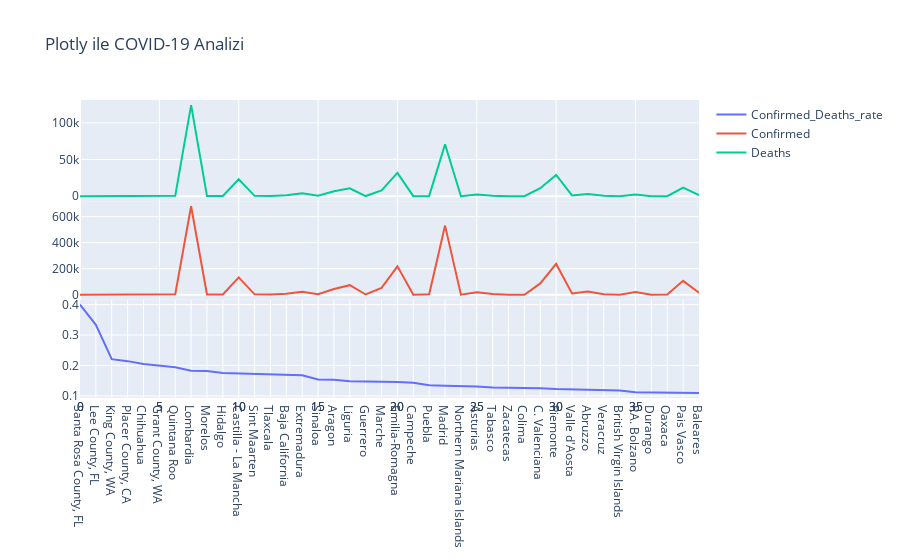

Notebook code for this chart:
### Code cell
# Görselleştirme stringleri

layout = go.Layout(
    xaxis=dict(
        domain=[0, 1] # Hangisi nereye gelicek konum
    ),
    yaxis=dict(
        domain=[0, 1]
    ),
    xaxis2=dict(
        domain=[0, 1]
    ),
    xaxis3=dict(
        domain=[0, 1],
        
    ),
    yaxis1=dict(
        domain=[0, 0.33],
        
    ),
    yaxis2=dict(
        domain=[0.33, 0.66],
        
    ),
    yaxis3=dict(
        domain=[0.66, 1]
    ),
    title = 'Plotly ile COVID-19 Analizi'
)
fig = go.Figure(data=data, layout=layout)
iplot(fig)

### Figure 1 — Plotly figure (JSON) as saved in the notebook; plotly's stock layout.template omitted (floating-point values rounded to 4 significant figures)
{"data": [{"name": "Confirmed_Deaths_rate", "type": "scatter", "x": ["Santa Rosa County, FL", "Lee County, FL", "King County, WA", "Placer County, CA", "Chihuahua", "Grant County, WA", "Quintana Roo", "Lombardia", "Morelos", "Hidalgo", "Castilla - La Mancha", "Sint Maarten", "Tlaxcala", "Baja California", "Extremadura", "Sinaloa", "Aragon", "Liguria", "Guerrero", "Marche", "Emilia-Romagna", "Campeche", "Puebla", "Madrid", "Northern Mariana Islands", "Asturias", "Tabasco", "Zacatecas", "Colima", "C. Valenciana", "Piemonte", "Valle d'Aosta", "Abruzzo", "Veracruz", "British Virgin Islands", "P.A. Bolzano", "Durango", "Oaxaca", "Pais Vasco", "Baleares"], "y": [0.4, 0.3333, 0.2209, 0.2143, 0.205, 0.2, 0.1939, 0.1827, 0.1821, 0.175, 0.1738, 0.1726, 0.1703, 0.1684, 0.1681, 0.1544, 0.1531, 0.1484, 0.1481, 0.1477, 0.146, 0.1437, 0.1355, 0.1334, 0.1331, 0.1307, 0.1276, 0.1271, 0.1264, 0.1256, 0.1226, 0.1215, 0.1212, 0.12, 0.1183, 0.1125, 0.1123, 0.1115, 0.1098, 0.1094]}, {"name": "Confirmed", "type": "scatter", "xaxis": "x2", "y": [5, 6, 412, 28, 2107, 5, 2842, 679667, 2279, 2131, 133010, 3251, 1327, 7383, 23755, 4404, 43895, 73406, 1911, 53250, 217942, 682, 3505, 530972, 721, 18937, 5540, 425, 174, 87109, 236806, 9384, 25455, 4718, 279, 20658, 383, 1551, 106745, 15929], "yaxis": "y2"}, {"name": "Deaths", "type": "scatter", "xaxis": "x3", "y": [2, 2, 91, 6, 432, 1, 551, 124205, 415, 373, 23118, 561, 226, 1243, 3993, 680, 6721, 10892, 283, 7864, 31822, 98, 475, 70840, 96, 2475, 707, 54, 22, 10938, 29027, 1140, 3085, 566, 33, 2324, 43, 173, 11717, 1743], "yaxis": "y3"}], "layout": {"title": {"text": "Plotly ile COVID-19 Analizi"}, "xaxis": {"domain": [0, 1]}, "xaxis2": {"domain": [0, 1]}, "xaxis3": {"domain": [0, 1]}, "yaxis": {"domain": [0, 0.33]}, "yaxis2": {"domain": [0.33, 0.66]}, "yaxis3": {"domain": [0.66, 1]}}}
